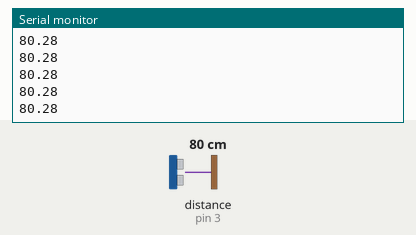
Bench run of a sketch on a simulated Arduino Uno, built with avr-gcc and run on an emulated ATmega328P. Shown: the last lines printed to the serial monitor. Wiring (inferred from the names in the program): ultrasonic range finder: trigger pin 4; echo pin 3. The test bench sets the inputs (shaded band); at power-on: distance to the obstacle (sensor on pin 3) 80 cm. The echo pulse lasts 58.3 µs per cm.

Above: at 1.2 s.
1.3 s: distance to the obstacle (sensor on pin 3) set to 2 cm
At 2.4 s:
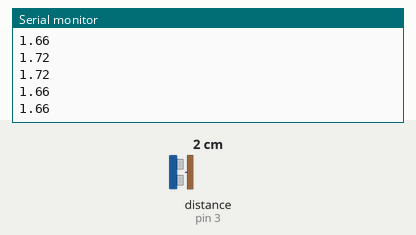
2.8 s: distance to the obstacle (sensor on pin 3) set to 4 cm
At 3.6 s:
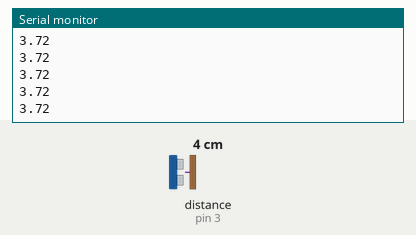
Timing chart, 0 to 5.8 s (numbered marks = the images above; inputs shaded):
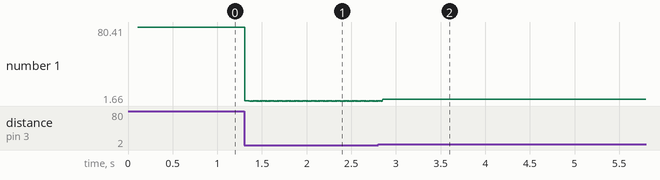

Measured:
- after the input at 1.3 s, the serial monitor: prints a new line at once (image 1)
- after the input at 2.8 s, the serial monitor: prints a new line after 0.05 s (image 2)
- plotted number 1: 80.28 → 1.72 after the input at 1.3 s, 1.72 → 3.72 after the input at 2.8 s

The sketch:

USS_interrupt_Clear.ino
```cpp
#define ECHO_PIN 3
#define TRIGGER_PIN 4

unsigned long lastTimeUltrasonicTriggered = millis();
unsigned long ultrasonicDelay = 100;
volatile unsigned long pulseInTimeBegin;
volatile unsigned long pulseInTimeEnd;
volatile bool newDistanceAvailable;
double previousDistance = 400;

// Applying filters to distance to reduce wrong data (depends on hardware )


void triggerUltrasonicSensor(){
  // send pulse to trigger sensor
  digitalWrite(TRIGGER_PIN, LOW);
  delayMicroseconds(2);
  digitalWrite(TRIGGER_PIN, HIGH);
  delayMicroseconds(10);
  digitalWrite(TRIGGER_PIN, LOW);

}

double getUltrasonicDistance(){
   double durationMicros = pulseInTimeEnd - pulseInTimeBegin;
   double distanceCenti = durationMicros/58.0;
   // add the filters
   if (distanceCenti > 400){
    return previousDistance;
   }
   previousDistance = distanceCenti;
   return distanceCenti;
}

// in interrupts you need to know if signal is falling or rising
// for change you don't so you check
void ultrasonicSensorInterrupt(){
  // just for flags
  // rising
  // start measuring
  if(digitalRead(ECHO_PIN) == HIGH){
    pulseInTimeBegin = micros();}
    else{
  //falling
  // stop measuring
  pulseInTimeEnd = micros();
  newDistanceAvailable = true;

}

  }

void setup() {
 Serial.begin(15200);
 pinMode(ECHO_PIN, INPUT);
 pinMode(TRIGGER_PIN, OUTPUT);
 attachInterrupt(digitalPinToInterrupt(ECHO_PIN), ultrasonicSensorInterrupt, CHANGE);

}

void loop() {
  // apply debounce
  unsigned long timeNow = millis();
  if (timeNow - lastTimeUltrasonicTriggered > ultrasonicDelay ){
    // trigger sensor
    triggerUltrasonicSensor();
    // check flag
    if(newDistanceAvailable){
      newDistanceAvailable = false;
      double distance = getUltrasonicDistance();
      Serial.println(distance);
    }
  }

}
```
